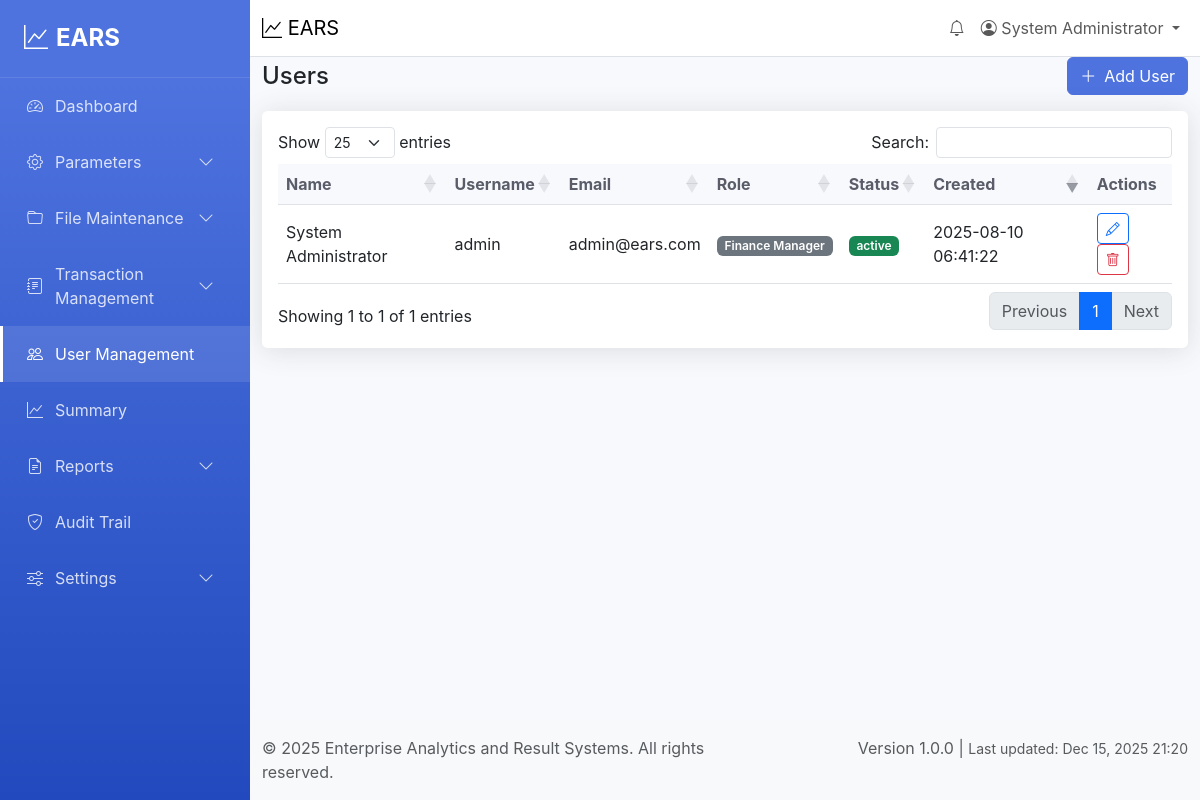
The page /users (signed in) on the database as committed earlier.
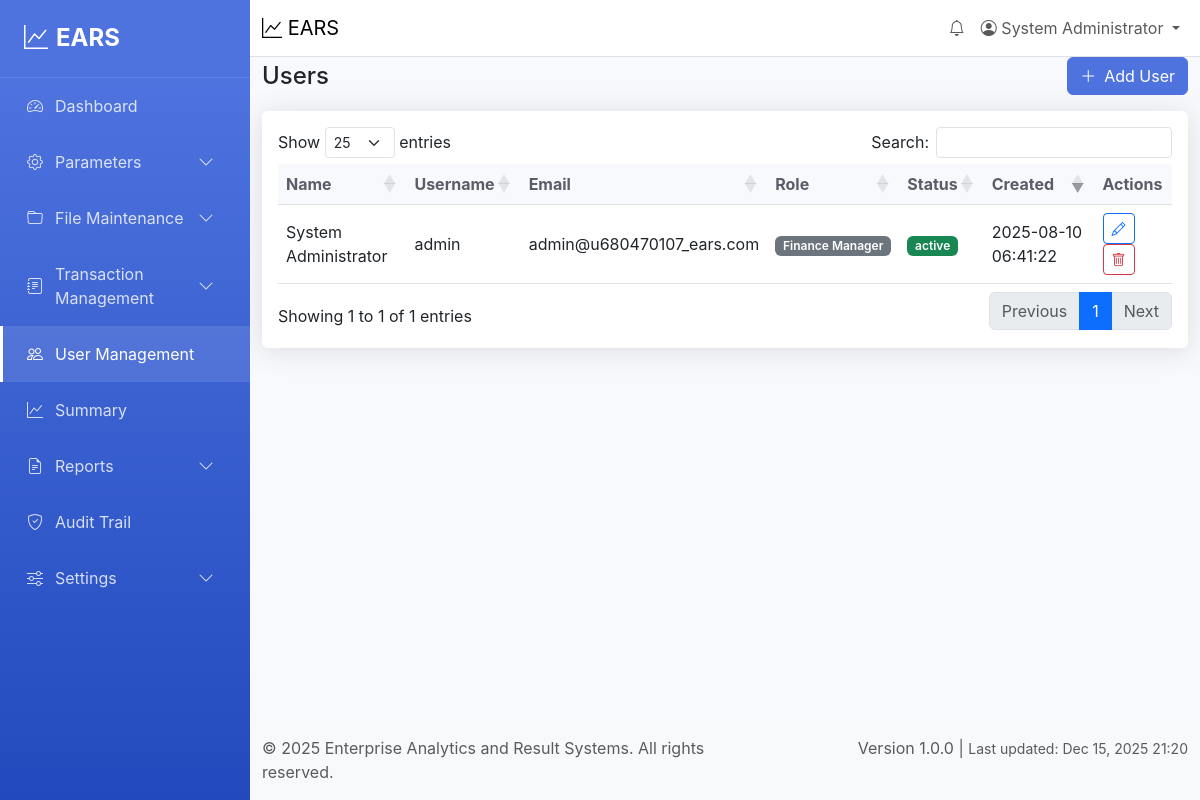
The same page on the database as committed later.
### tables this page shows
CREATE TABLE users (
    id INT AUTO_INCREMENT PRIMARY KEY,
    username VARCHAR(50) UNIQUE NOT NULL,
    password VARCHAR(255) NOT NULL,
    full_name VARCHAR(100) NOT NULL,
    email VARCHAR(100) UNIQUE,
    role ENUM('admin', 'user', 'manager') DEFAULT 'user',
    status ENUM('active', 'inactive') DEFAULT 'active',
    last_login DATETIME,
    created_at TIMESTAMP DEFAULT CURRENT_TIMESTAMP,
    updated_at TIMESTAMP DEFAULT CURRENT_TIMESTAMP ON UPDATE CURRENT_TIMESTAMP
);

### views/users/index.php (the view, shortened to what the rows shown need)
<div class="row">
  <div class="col-12">
    <div class="d-flex justify-content-between align-items-center mb-3">
      <h1 class="h4 mb-0">Users</h1>
      <button type="button" class="btn btn-primary" onclick="openCreateUser()"><i class="bi bi-plus-lg me-2"></i>Add User</button>
    </div>
    <div class="card">
      <div class="card-body">
        <div class="table-responsive">
          <table class="table table-hover" id="usersTable">
            <thead>
              <tr>
                <th>Name</th>
                <th>Username</th>
                <th>Email</th>
                <th>Role</th>
                <th>Status</th>
                <th>Created</th>
                <th>Actions</th>
              </tr>
            </thead>
            <tbody>
              <?php foreach ($users as $u): ?>
                <?php
                  $u['new_role']='Bookkeeper';
                  if($u['role']=='admin'){
                    $u['new_role']='Finance Manager';
                  } elseif($u['role']=='manager'){
                    $u['new_role']='BIR';
                  } else {
                    $u['new_role']='Bookkeeper';
                  }
                ?>
                <tr>
                  <td><?= htmlspecialchars($u['full_name'] ?? '-') ?></td>
                  <td><?= htmlspecialchars($u['username']) ?></td>
                  <td><?= htmlspecialchars($u['email'] ?? '-') ?></td>
                  <td><span class="badge bg-secondary"><?= htmlspecialchars($u['new_role']) ?></span></td>
                  <td><span class="badge <?= ($u['status'] ?? 'active') === 'active' ? 'bg-success' : 'bg-secondary' ?>"><?= htmlspecialchars($u['status'] ?? 'active') ?></span></td>
                  <td><?= htmlspecialchars($u['created_at'] ?? '-') ?></td>
                  <td>
                    <button type="button" class="btn btn-sm btn-outline-primary"
                      onclick="openEditUser(this)"
                      data-id="<?= (int)$u['id'] ?>"
                      data-username="<?= htmlspecialchars($u['username']) ?>"
                      data-full_name="<?= htmlspecialchars($u['full_name'] ?? '') ?>"
                      data-email="<?= htmlspecialchars($u['email'] ?? '') ?>"
                      data-role="<?= htmlspecialchars($u['role'] ?? 'user') ?>"
                      data-status="<?= htmlspecialchars($u['status'] ?? 'active') ?>">
                      <i class="bi bi-pencil"></i>
                    </button>
                    <button type="button" class="btn btn-sm btn-outline-danger" onclick="deleteUser(<?= (int)$u['id'] ?>)"><i class="bi bi-trash"></i></button>
                  </td>
                </tr>
              <?php endforeach; ?>
            </tbody>
          </table>
        </div>
      </div>
    </div>
  </div>
</div>

### views/partials/topnav.php (shortened to what the rows shown need)
<?php $isManager = isset($user['role']) && $user['role'] === 'manager'; ?>
<nav class="navbar navbar-expand-lg navbar-light bg-white border-bottom">
    <div class="container-fluid">
        <span class="navbar-brand  d-lg-block">
            <i class="bi bi-graph-up"></i>
            EARS
        </span>
        <ul class="navbar-nav ms-auto">
             <?php if (!$isManager): ?>
            <li class="nav-item dropdown" id="notificationDropdown">
                <a class="nav-link" href="#" role="button" data-bs-toggle="dropdown">
                    <i class="bi bi-bell"></i>
                </a>
            </li>
            <?php endif; ?>
            <li class="nav-item dropdown">
                <a class="nav-link dropdown-toggle" href="#" role="button" data-bs-toggle="dropdown">
                    <i class="bi bi-person-circle"></i>
                    <?= htmlspecialchars($user['full_name'] ?? 'User') ?>
                </a>
            </li>
        </ul>
    </div>
</nav>

Rows that differ between the two databases and show on the page:
changed users "System Administrator": email "admin@ears.com" → "admin@u680470107_ears.com"
